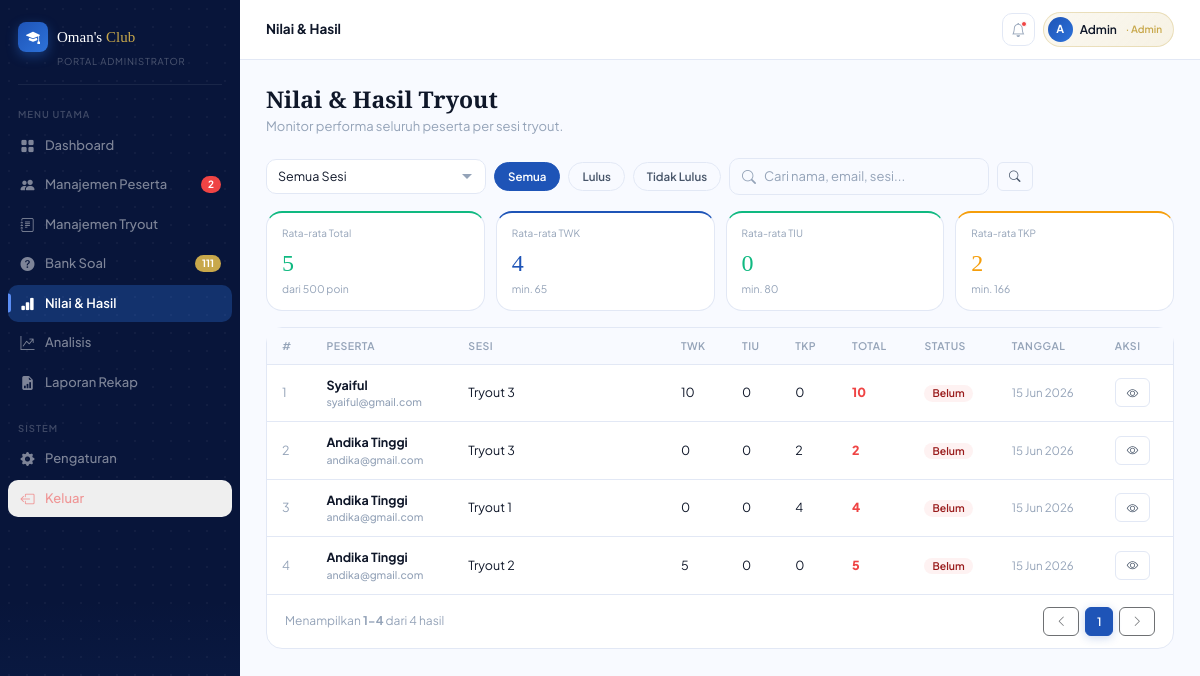
The page /Admin/nilai-hasil (signed in) on the database its author committed.
### tables this page shows
CREATE TABLE IF NOT EXISTS `hasil` (
  `id_hasil` int unsigned NOT NULL AUTO_INCREMENT,
  `id_user` int unsigned NOT NULL,
  `id_tryout` int unsigned NOT NULL,
  `nilai_twk` decimal(6,2) NOT NULL DEFAULT '0.00',
  `nilai_tiu` decimal(6,2) NOT NULL DEFAULT '0.00',
  `nilai_tkp` decimal(6,2) NOT NULL DEFAULT '0.00',
  `total_nilai` decimal(6,2) NOT NULL DEFAULT '0.00',
  `benar_twk` tinyint unsigned NOT NULL DEFAULT '0',
  `benar_tiu` tinyint unsigned NOT NULL DEFAULT '0',
  `lulus_twk` tinyint(1) NOT NULL DEFAULT '0',
  `lulus_tiu` tinyint(1) NOT NULL DEFAULT '0',
  `lulus_tkp` tinyint(1) NOT NULL DEFAULT '0',
  `lulus_total` tinyint(1) NOT NULL DEFAULT '0' COMMENT '1 = lulus semua komponen SKD',
  `ranking` smallint unsigned DEFAULT NULL,
  `waktu_mulai` datetime NOT NULL,
  `waktu_selesai` datetime DEFAULT NULL,
  `durasi_detik` mediumint unsigned DEFAULT NULL COMMENT 'Selisih waktu_selesai - waktu_mulai dalam detik',
  `status_pengerjaan` enum('sedang','selesai','timeout') NOT NULL DEFAULT 'sedang',
  `created_at` datetime NOT NULL DEFAULT CURRENT_TIMESTAMP,
  `updated_at` datetime NOT NULL DEFAULT CURRENT_TIMESTAMP ON UPDATE CURRENT_TIMESTAMP,
  PRIMARY KEY (`id_hasil`),
  UNIQUE KEY `uq_user_tryout` (`id_user`,`id_tryout`),
  KEY `idx_user` (`id_user`),
  KEY `idx_tryout` (`id_tryout`),
  KEY `idx_total` (`total_nilai`),
  KEY `idx_lulus` (`lulus_total`),
  CONSTRAINT `fk_hasil_tryout` FOREIGN KEY (`id_tryout`) REFERENCES `tryout` (`id_tryout`) ON DELETE CASCADE ON UPDATE CASCADE,
  CONSTRAINT `fk_hasil_user` FOREIGN KEY (`id_user`) REFERENCES `user` (`id_user`) ON DELETE CASCADE ON UPDATE CASCADE
);

### app/Kontrol/Admin/AdminPage.php (called while the page is built, shortened)
<?php
function ANilaiHasil(){
    include BASE_PATH . "/app/Tampilan/Layout/Admin-layout.php";
}
?>

### app/Pusat/routing.php (called while the page is built, shortened)
<?php
$routes = [];
function request($uri, $method) {
    global $routes;
    $uri = parse_url($uri, PHP_URL_PATH);
    $method = strtoupper($_POST['_method'] ?? $method);
    $callback = $routes[$method][$uri] ?? null;
    call_user_func($callback);
}
?>

### public/index.php (called while the page is built, shortened)
<?php
require BASE_PATH . '/app/Pusat/db.php';
require BASE_PATH . '/app/Pusat/routing.php';
request($_SERVER['REQUEST_URI'], $_SERVER['REQUEST_METHOD']);
?>

### app/Pusat/db.php (called while the page is built, shortened)
<?php
class DatabasePool
{
    private static array $connections = [];
    private static ?array $env = null;
    public static function connection(string $name = 'default'): PDO
    {
        if (isset(self::$connections[$name])) {
            return self::$connections[$name];
        }
        $config = self::config();
        $dsn = sprintf(
            'mysql:host=%s;port=%s;dbname=%s;charset=%s',
            $config['host'],
            $config['port'],
            $config['database'],
            $config['charset']
        );
        self::$connections[$name] = new PDO($dsn, $config['username'], $config['password'], [
            PDO::ATTR_ERRMODE => PDO::ERRMODE_EXCEPTION,
            PDO::ATTR_DEFAULT_FETCH_MODE => PDO::FETCH_ASSOC,
            PDO::ATTR_EMULATE_PREPARES => false,
            PDO::ATTR_PERSISTENT => true,
            PDO::MYSQL_ATTR_INIT_COMMAND => "SET NAMES {$config['charset']} COLLATE utf8mb4_unicode_ci",
        ]);
        return self::$connections[$name];
    }
    public static function query(string $sql, array $params = []): PDOStatement
    {
        $statement = self::connection()->prepare($sql);
        $statement->execute($params);
        return $statement;
    }
    public static function fetch(string $sql, array $params = []): ?array
    {
        $row = self::query($sql, $params)->fetch();
        return $row === false ? null : $row;
    }
    public static function fetchAll(string $sql, array $params = []): array
    {
        return self::query($sql, $params)->fetchAll();
    }
    public static function config(): array
    {
        $env = self::env();
        return [
            'host' => $env['DB_HOST'] ?? '127.0.0.1',
            'port' => $env['DB_PORT'] ?? '3306',
            'database' => $env['DB_DATABASE'] ?? 'db_tryout_cpns',
            'username' => $env['DB_USERNAME'] ?? 'root',
            'password' => $env['DB_PASSWORD'] ?? '',
            'charset' => $env['DB_CHARSET'] ?? 'utf8mb4',
        ];
    }
    private static function env(): array
    {
        self::$env = [];
        $path = defined('BASE_PATH') ? BASE_PATH . '/.env' : dirname(__DIR__, 2) . '/.env';
        foreach (file($path, FILE_IGNORE_NEW_LINES | FILE_SKIP_EMPTY_LINES) as $line) {
            $line = trim($line);
            if ($line === '' || str_starts_with($line, '#') || !str_contains($line, '=')) {
                continue;
            }
            [$key, $value] = explode('=', $line, 2);
            $key = trim($key);
            $value = trim($value);
            $value = trim($value, "\"'");
            self::$env[$key] = $value;
        }
        return self::$env;
    }
}
function db_fetch(string $sql, array $params = []): ?array
{
    return DatabasePool::fetch($sql, $params);
}
function db_fetch_all(string $sql, array $params = []): array
{
    return DatabasePool::fetchAll($sql, $params);
}
?>

### app/Tampilan/Halaman/Admin/nilai-hasil-admin.php (the view, shortened to what this page needs)
<?php
$resultRows = [];
$perPage = 10;
$currentPage = max(1, (int) ($_GET['page'] ?? 1));
$selectedTryout = max(0, (int) ($_GET['tryout'] ?? 0));
$selectedStatus = strtolower(trim($_GET['status'] ?? 'semua'));
$selectedStatus = in_array($selectedStatus, ['semua', 'lulus', 'tidak-lulus'], true) ? $selectedStatus : 'semua';
$keyword = trim($_GET['q'] ?? '');
$totalRows = 0;
$totalPages = 1;
$offset = 0;
$stats = [
  'avg_total' => 0,
  'avg_twk' => 0,
  'avg_tiu' => 0,
  'avg_tkp' => 0,
];
$nilaiUrl = function (array $params = []) use ($selectedTryout, $selectedStatus, $keyword): string {
  $query = array_merge([
    'tryout' => $selectedTryout > 0 ? $selectedTryout : null,
    'status' => $selectedStatus !== 'semua' ? $selectedStatus : null,
    'q' => $keyword !== '' ? $keyword : null,
  ], $params);
  $query = array_filter($query, fn($value) => $value !== null && $value !== '' && $value !== 'semua');
  return BASE_URL . '/Admin/nilai-hasil' . ($query ? '?' . http_build_query($query) : '');
};
try {
  $whereParts = ["status_pengerjaan IN ('selesai', 'timeout')"];
  $params = [];
  $whereSql = 'WHERE ' . implode(' AND ', $whereParts);
  $countRow = db_fetch("SELECT COUNT(*) AS total FROM v_rekap_nilai {$whereSql}", $params);
  $totalRows = (int) ($countRow['total'] ?? 0);
  $totalPages = max(1, (int) ceil($totalRows / $perPage));
  $currentPage = min($currentPage, $totalPages);
  $offset = ($currentPage - 1) * $perPage;
  $statsRow = db_fetch("
    SELECT
      COALESCE(ROUND(AVG(total_nilai), 1), 0) AS avg_total,
      COALESCE(ROUND(AVG(nilai_twk), 1), 0) AS avg_twk,
      COALESCE(ROUND(AVG(nilai_tiu), 1), 0) AS avg_tiu,
      COALESCE(ROUND(AVG(nilai_tkp), 1), 0) AS avg_tkp
    FROM v_rekap_nilai
    {$whereSql}
  ", $params);
  if ($statsRow) {
    $stats = [
      'avg_total' => (float) $statsRow['avg_total'],
      'avg_twk' => (float) $statsRow['avg_twk'],
      'avg_tiu' => (float) $statsRow['avg_tiu'],
      'avg_tkp' => (float) $statsRow['avg_tkp'],
    ];
  }
  $resultRows = db_fetch_all("
    SELECT *
    FROM v_rekap_nilai
    {$whereSql}
    ORDER BY tanggal_mulai DESC, ranking IS NULL ASC, ranking ASC, total_nilai DESC
    LIMIT {$perPage} OFFSET {$offset}
  ", $params);
} catch (Throwable $e) {
  $flash = [
    'type' => 'error',
    'message' => 'Data nilai belum bisa dibaca: ' . $e->getMessage(),
  ];
}
$startNumber = $totalRows ? $offset + 1 : 0;
$endNumber = min($offset + count($resultRows), $totalRows);
$pageStart = max(1, $currentPage - 2);
$pageEnd = min($totalPages, $currentPage + 2);
if ($pageEnd - $pageStart < 4) {
  $pageStart = max(1, $pageEnd - 4);
  $pageEnd = min($totalPages, $pageStart + 4);
}
?>
<div class="page active" id="pg-nilai">
  <div class="page-body">
    <div class="page-heading anim">
      <h2>Nilai & Hasil Tryout</h2>
      <p>Monitor performa seluruh peserta per sesi tryout.</p>
    </div>
    <form method="get" action="<?= BASE_URL ?>/Admin/nilai-hasil" style="display:flex;align-items:center;justify-content:space-between;gap:12px;flex-wrap:wrap;margin-bottom:16px;" class="anim anim-d1">
      <div style="display:flex;align-items:center;gap:8px;flex-wrap:wrap;flex:1;">
        <div class="form-group" style="margin-bottom:0;min-width:220px;">
          <select class="form-select" name="tryout" onchange="this.form.submit()" style="font-size:12.5px;padding:7px 32px 7px 11px;">
            <option value="0">Semua Sesi</option>
          </select>
        </div>
        <div class="filter-bar" style="margin-bottom:0;">
          <a class="filter-btn <?= $selectedStatus === 'semua' ? 'active' : '' ?>" href="<?= $nilaiUrl(['status' => null, 'page' => null]) ?>">Semua</a>
          <a class="filter-btn <?= $selectedStatus === 'lulus' ? 'active' : '' ?>" href="<?= $nilaiUrl(['status' => 'lulus', 'page' => null]) ?>">Lulus</a>
          <a class="filter-btn <?= $selectedStatus === 'tidak-lulus' ? 'active' : '' ?>" href="<?= $nilaiUrl(['status' => 'tidak-lulus', 'page' => null]) ?>">Tidak Lulus</a>
        </div>
        <div class="search-bar" style="max-width:260px;flex:1;">
          <i class="bi bi-search"></i>
          <input type="text" name="q" value="<?= htmlspecialchars($keyword) ?>" placeholder="Cari nama, email, sesi..."/>
        </div>
        <button class="btn btn-ghost btn-sm" type="submit"><i class="bi bi-search"></i></button>
      </div>
    </form>
    <div style="display:grid;grid-template-columns:repeat(4,1fr);gap:11px;margin-bottom:16px;" class="anim anim-d2">
      <div class="card" style="padding:13px 15px;border-top:2.5px solid var(--emerald);">
        <div style="font-size:10px;color:var(--ash);margin-bottom:4px;">Rata-rata Total</div>
        <div style="font-family:'Playfair Display',serif;font-size:24px;color:var(--emerald);"><?= number_format($stats['avg_total'], 0) ?></div>
        <div style="font-size:10.5px;color:var(--ash);">dari 500 poin</div>
      </div>
      <div class="card" style="padding:13px 15px;border-top:2.5px solid var(--blue-main);">
        <div style="font-size:10px;color:var(--ash);margin-bottom:4px;">Rata-rata TWK</div>
        <div style="font-family:'Playfair Display',serif;font-size:24px;color:var(--blue-main);"><?= number_format($stats['avg_twk'], 0) ?></div>
        <div style="font-size:10.5px;color:var(--ash);">min. 65</div>
      </div>
      <div class="card" style="padding:13px 15px;border-top:2.5px solid var(--emerald);">
        <div style="font-size:10px;color:var(--ash);margin-bottom:4px;">Rata-rata TIU</div>
        <div style="font-family:'Playfair Display',serif;font-size:24px;color:var(--emerald);"><?= number_format($stats['avg_tiu'], 0) ?></div>
        <div style="font-size:10.5px;color:var(--ash);">min. 80</div>
      </div>
      <div class="card" style="padding:13px 15px;border-top:2.5px solid var(--amber);">
        <div style="font-size:10px;color:var(--ash);margin-bottom:4px;">Rata-rata TKP</div>
        <div style="font-family:'Playfair Display',serif;font-size:24px;color:var(--amber);"><?= number_format($stats['avg_tkp'], 0) ?></div>
        <div style="font-size:10.5px;color:var(--ash);">min. 166</div>
      </div>
    </div>
    <div class="card anim anim-d3">
      <div style="overflow-x:auto;">
        <table class="data-table">
          <thead>
            <tr>
              <th>#</th>
              <th>Peserta</th>
              <th>Sesi</th>
              <th>TWK</th>
              <th>TIU</th>
              <th>TKP</th>
              <th>Total</th>
              <th>Status</th>
              <th>Tanggal</th>
              <th>Aksi</th>
            </tr>
          </thead>
          <tbody id="tbody-nilai">
            <?php foreach ($resultRows as $index => $result): ?>
              <?php $isLulus = (int) $result['lulus_total'] === 1; ?>
              <tr>
                <td style="color:var(--ash);"><?= $startNumber + $index ?></td>
                <td style="font-weight:700;">
                  <?= htmlspecialchars($result['nama_peserta']) ?>
                  <div style="font-size:10.5px;color:var(--ash);font-weight:500;"><?= htmlspecialchars($result['email']) ?></div>
                </td>
                <td style="min-width:190px;"><?= htmlspecialchars($result['nama_tryout']) ?></td>
                <td><?= number_format((float) $result['nilai_twk'], 0) ?></td>
                <td><?= number_format((float) $result['nilai_tiu'], 0) ?></td>
                <td><?= number_format((float) $result['nilai_tkp'], 0) ?></td>
                <td style="font-weight:800;color:<?= $isLulus ? 'var(--blue-main)' : 'var(--crimson)' ?>;"><?= number_format((float) $result['total_nilai'], 0) ?></td>
                <td><span class="badge <?= $isLulus ? 'badge-pass' : 'badge-fail' ?>"><?= $isLulus ? 'Lulus' : 'Belum' ?></span></td>
                <td style="color:var(--ash);font-size:11.5px;white-space:nowrap;"><?= htmlspecialchars(date('d M Y', strtotime($result['tanggal_mulai']))) ?></td>
                <td><a class="btn btn-ghost btn-sm" href="<?= BASE_URL ?>/Admin/hasil-tryout?id=<?= (int) $result['id_tryout'] ?>"><i class="bi bi-eye"></i></a></td>
              </tr>
            <?php endforeach; ?>
          </tbody>
        </table>
      </div>
      <div style="padding:12px 18px;border-top:1px solid var(--smoke);display:flex;align-items:center;justify-content:space-between;">
        <div style="font-size:12px;color:var(--ash);">Menampilkan <strong><?= $startNumber ?>-<?= $endNumber ?></strong> dari <?= $totalRows ?> hasil</div>
        <div style="display:flex;gap:6px;">
          <?php if ($currentPage > 1): ?>
            <a class="btn btn-ghost btn-sm" href="<?= $nilaiUrl(['page' => $currentPage - 1]) ?>"><i class="bi bi-chevron-left"></i></a>
          <?php else: ?>
            <button class="btn btn-ghost btn-sm" type="button" disabled><i class="bi bi-chevron-left"></i></button>
          <?php endif; ?>
          <?php for ($page = $pageStart; $page <= $pageEnd; $page++): ?>
            <a class="btn <?= $page === $currentPage ? 'btn-primary' : 'btn-ghost' ?> btn-sm" href="<?= $nilaiUrl(['page' => $page]) ?>"><?= $page ?></a>
          <?php endfor; ?>
          <?php if ($currentPage < $totalPages): ?>
            <a class="btn btn-ghost btn-sm" href="<?= $nilaiUrl(['page' => $currentPage + 1]) ?>"><i class="bi bi-chevron-right"></i></a>
          <?php else: ?>
            <button class="btn btn-ghost btn-sm" type="button" disabled><i class="bi bi-chevron-right"></i></button>
          <?php endif; ?>
        </div>
      </div>
    </div>
  </div>
</div>

### rows shown on the page
hasil: index "1", nama_peserta "Syaiful", email "syaiful@gmail.com", nama_tryout "Tryout 3", nilai_twk "10", nilai_tiu "0", nilai_tkp "0", total_nilai "10", lulus_total "Belum", tanggal_mulai "15 Jun 2026"
hasil: index "2", nama_peserta "Andika Tinggi", email "andika@gmail.com", nama_tryout "Tryout 3", nilai_twk "0", nilai_tiu "0", nilai_tkp "2", total_nilai "2", lulus_total "Belum", tanggal_mulai "15 Jun 2026"
hasil: index "3", nama_peserta "Andika Tinggi", email "andika@gmail.com", nama_tryout "Tryout 1", nilai_twk "0", nilai_tiu "0", nilai_tkp "4", total_nilai "4", lulus_total "Belum", tanggal_mulai "15 Jun 2026"
hasil: index "4", nama_peserta "Andika Tinggi", email "andika@gmail.com", nama_tryout "Tryout 2", nilai_twk "5", nilai_tiu "0", nilai_tkp "0", total_nilai "5", lulus_total "Belum", tanggal_mulai "15 Jun 2026"

### other values the page prints
$item['label'] "Dashboard"
$item['label'] "Manajemen Peserta"
$item['badge'] "2"
$item['label'] "Manajemen Tryout"
$item['label'] "Bank Soal"
$item['badge'] "111"
$item['label'] "Nilai & Hasil"
$item['label'] "Analisis"
$item['label'] "Laporan Rekap"
$item['label'] "Pengaturan"
$topbarTitle "Nilai & Hasil"
$stats['avg_total'] "5"
$stats['avg_twk'] "4"
$stats['avg_tiu'] "0"
$stats['avg_tkp'] "2"
